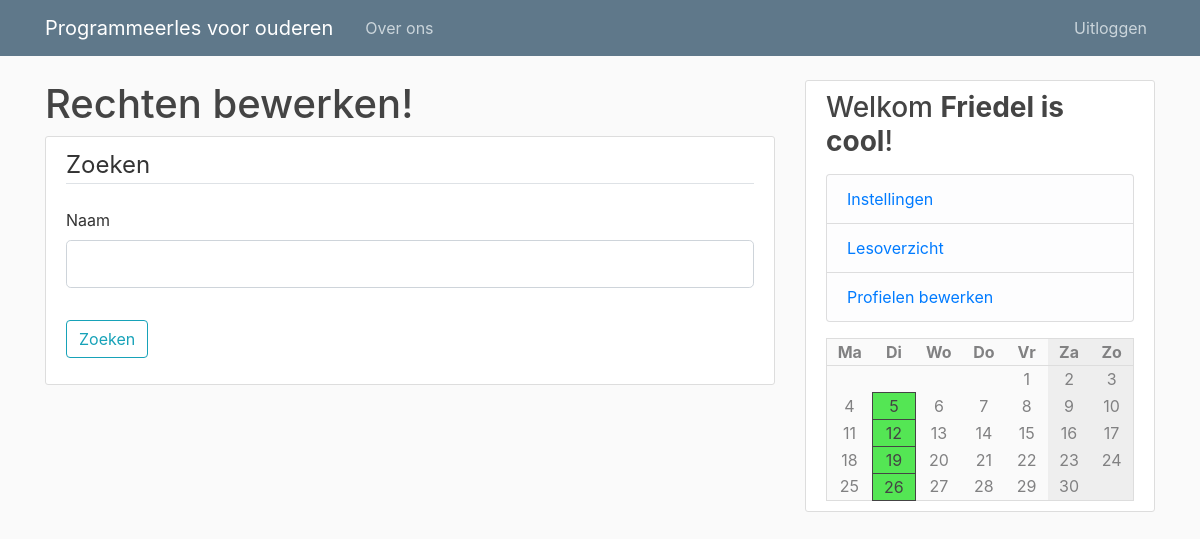
Screenshot of /users (signed in) with the database file from the repository.
### pgmles/models.py (models this page shows)
class User(db.Model, UserMixin):
    id = db.Column(db.Integer, primary_key=True)
    type = db.Column(db.String(6), nullable=False, default="client")
    username = db.Column(db.String(20), unique=True, nullable=False)
    email = db.Column(db.String(120), unique=True, nullable=False)
    image_file = db.Column(db.String(20), nullable=False, default='default.jpg')
    password = db.Column(db.String(60), nullable=False)

class Course(db.Model):
    id = db.Column(db.Integer, primary_key=True)
    name = db.Column(db.String(100), nullable=False)
    description = db.Column(db.Text, nullable=False)
    teacher_id = db.Column(db.Integer, db.ForeignKey('user.id'), nullable=False)
    weekday = db.Column(db.Integer, nullable=False)
    start = db.Column(db.String(10), nullable=False, default=datetime.utcnow)
    end = db.Column(db.String(10), nullable=False, default=datetime.utcnow)
    location = db.Column(db.String(120), nullable=False)

### pgmles/routes.py (the view, shortened to what this page needs)
@app.route("/users", methods=['GET','POST'])
@login_required
def admin():
    if current_user.type != "admin":
        abort(403)
    form = SearchForm()
    return render_template('admin.html', calendar=make_calendar(), form=form)

### pgmles/forms.py
class SearchForm(FlaskForm):
    username = StringField('Naam', validators=[ DataRequired(), Length(min=2, max=20)])
    submit = SubmitField('Zoeken')

### pgmles/models.py (called while the page is built)
@login_manager.user_loader
def load_user(user_id):
    return User.query.get(int(user_id))

### pgmles/routes.py (called while the page is built)
def make_calendar():
    weekdays = list(enumerate(['Ma', 'Di', 'Wo', 'Do', 'Vr', 'Za', 'Zo']))
    courses = [ None, None, None, None, None, None, None ]
    if current_user.is_authenticated:
        subscriptions = [ cm.course_id for cm in CourseMember.query.filter_by(user_id=current_user.id) ]
        courses = [ ' +\n'.join([ c.name for c in Course.query.filter_by(weekday=i) if c.id in subscriptions ]) for i in range(7) ]
    today = datetime.today()
    m = Month()
    rows = []
    for days in m.monthdayscalendar(today.year, today.month):
        rows.append([ (i, d, courses[i]) for i, d in enumerate(days) ])
    return { 'weekdays': weekdays, 'rows': rows }

### pgmles/templates/admin.html (shortened to what this page needs)
{% extends "layout.html" %}
{% block content %}
<h1>Rechten bewerken!</h1>
<div class="content-section">
    <form method="POST" action="">
        <fieldset class="form-group">
            <legend class="border-bottom mb-4">Zoeken</legend>
            <div class="form-group">
                {{ form.username.label(class="form-control-label") }}
                {% if form.username.errors %}
                {{ form.username(class="form-control form-control-lg is-invalid") }}
                <div class="invalid-feedback">
                    {% for error in form.username.errors %}
                    <span>{{ error }}</span>
                    {% endfor %}
                </div>
                {% else %}
                {{ form.username(class="form-control form-control-lg") }}
                {% endif %}
            </div>
        </fieldset>
        <div class="form-group">
            {{ form.submit(class="btn btn-outline-info") }}
        </div>
</div>
{% endblock content %}

### pgmles/templates/layout.html (shortened to what this page needs)
<!DOCTYPE html>
<html>
<head>
    <link rel="stylesheet" href="https://maxcdn.bootstrapcdn.com/bootstrap/4.0.0/css/bootstrap.min.css"
>
    <link rel="stylesheet" type="text/css" href="{{ url_for('static', filename='main.css') }}">
</head>
<body>
    <header class="site-header">
        <nav class="navbar navbar-expand-md navbar-dark bg-steel fixed-top">
            <div class="container">
                <a class="navbar-brand mr-4" href="/">Programmeerles voor ouderen</a>
                <div class="collapse navbar-collapse" id="navbarToggle">
                    <div class="navbar-nav mr-auto">
                        <a class="nav-item nav-link" href="/about">Over ons</a>
                    </div>
                    <div class="navbar-nav">
                        {% if current_user.is_authenticated %}
                        <a class="nav-item nav-link" href="{{ url_for('logout') }}">Uitloggen</a>
                        {% else %}
                        <a class="nav-item nav-link" href="{{ url_for('login') }}">Inloggen</a>
                        <a class="nav-item nav-link" href="{{ url_for('register') }}">Registeren</a>
                        {% endif %}
                    </div>
                </div>
            </div>
        </nav>
    </header>
    <main role="main" class="container">
        <div class="row">
            <div class="col-md-8">
                {% block content %}{% endblock %}
            </div>
            <div class="col-md-4">
                <div class="content-section">
                    <h3>Welkom <b>{{ current_user.username if current_user.is_authenticated else 'gast' }}</b>!</h3>
                    {% if current_user.is_authenticated %}
                    <p class='text-muted'>
                    <ul class="list-group">
                        <li class="list-group-item list-group-item-light"><a
                                href="{{ url_for('account') }}">Instellingen</a></li>
                        {% if current_user.type == 'teacher' or current_user.type == 'admin' %}
                        <li class="list-group-item list-group-item-light"><a
                                href="{{ url_for('course_overview') }}">Lesoverzicht</a></li>
                        {% endif %}
                        {% if current_user.type == 'admin' %}
                        <li class="list-group-item list-group-item-light"><a href="{{ url_for('admin') }}">Profielen
                                bewerken</a></li>
                        {% endif %}
                    </ul>
                    </p>
                    {% endif %}
                    <table class='calendar'>
                        <tr>
                            {% for d, day in calendar['weekdays'] %}
                            <th class="{{ 'weekend' if d >= 5 }}">{{ day }}</th>
                            {% endfor %}
                        </tr>
                        {% for row in calendar['rows'] %}
                        <tr>
                            {% for d, day, course in row %}
                            <td class="{{ 'weekend' if d >= 5 }} {{ 'course' if course and day }}">
                                {{ day if day }}
                            </td>
                            {% endfor %}
                        </tr>
                        {% endfor %}
                    </table>
                </div>
            </div>
        </div>
    </main>
</body>
</html>

### pgmles/static/main.css (style rules this page uses)
body { background: #fafafa; color: #333333; margin-top: 5rem; }
h1, h2, h3, h4, h5, h6 { color: #444444; }
.bg-steel { background-color: #5f788a; }
.site-header .navbar-nav .nav-link { color: #cbd5db; }
.content-section { background: #ffffff; padding: 10px 20px; border: 1px solid #dddddd; border-radius: 3px; margin-bottom: 20px; }
.calendar { background-color: #fafafa; width: 100%; color: #818182; border: #dddddd solid 1px; }
.calendar .weekend { background-color: #eee; }
.calendar th { border-bottom: #ddd solid 1px; }
.calendar th, td { text-align: center; width: 100px; position: relative; }
.calendar .course { background: rgb(84, 230, 84); border: #444 solid 1px; color: #444 }

### rows the page displays
User: username "Friedel is cool"
Course: teacher "5", day "12", day "19", day "26"

### other values shown
{{ day }} "Ma" "Di" "Wo" "Do" "Vr" "Za" "Zo"
{{ day if day }} "1" "2" "3" "4" "6" "7" "8" "9" "10" "11" "13" "14" "15" "16" "17" "18" "20" "21" "22" "23" "24" "25" "27" "28" "29" "30"
